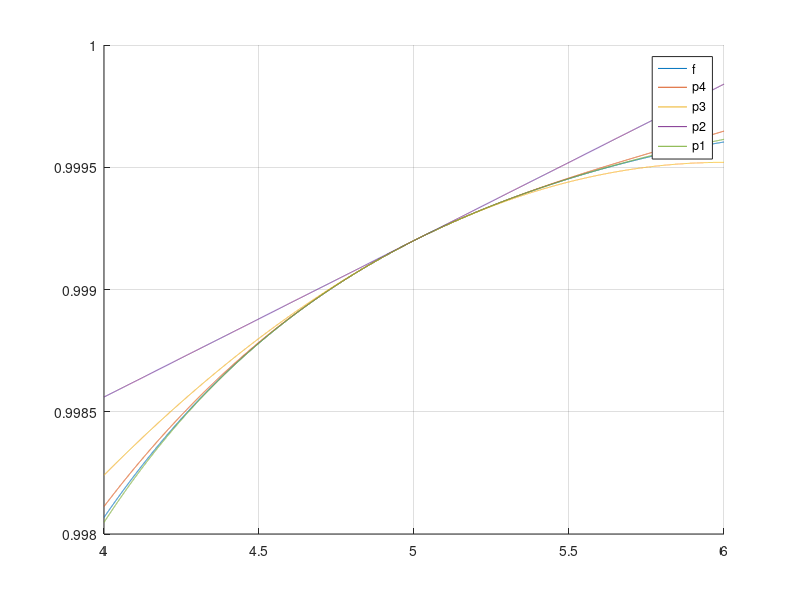

Here is the MATLAB script that generated this plot:
function resp=taylor
  #Primero ingreso el punto alrededor y luego
  #el punto a evaluar
  x=input("Ingrese un punto alrededor quiere calcular el polinomio: ");
  y=input("ingrese en que punto desea evaluar el polinomio y la funcion: ");
  
  #aqui controlo que no sea 0, ya que la funcion no
  #esta definifa en ese punto  indeterminacion (1/0)
  if x==0 || y==0
    display("La funcion no esta definida en ese punto")
    return;
  endif
  
  #aqui evaluo en el primer termino del polinomio
  d0=cos(x^-2);
  #aqui evaluo en el segundo termino del polinomio
  d1=2*(sin(1/x^2))/x^3;
  #aqui evaluo en el tercer termino del polinomio
  d2=-(2*(2*cos(1/x^2)+3*sin(1/x^2)*x^2))/x^6;
  #aqui evaluo en el cuarto termino del polinomio
  d3=(2*( (12*sin(1/x^2)*x^4) - (4*sin(1/x^2)) + (18*cos(1/x^2)*x^2) ))/x^9;
  #aqui evaluo en el quinto termino del polinomio
  d4=2*( -(60*sin(1/x^2)*x^6) -(150*cos(1/x^2)*x^4) +(72*sin(1/x^2)*x^2) +(8*cos(1/x^2)) )/x^12;

  #calcular el punto a evaluar en el polinomio
  sol=d0+(d1)*(y-x) + ((d2/2)*(y-x)^2) + ((d3/6)*(y-x)^3) + ( (d4/24)*(y-x)^4 );
  #calcular el punto en la funcion original
  real=cos(y^-2);
  
  #muestro las respuestas
  display("La solución en el punto mediante el polinomio es:")
  display(sol);
  display("La solución en el punto en la funcion original el: ")
  display(real)

  #defino un rango de valores para hacer la grafica
  #comienza desde el punto donde hago mi polinomio hasta el punto a evaluar
  #controlo que vaya graficando desde el punto menor hasta el mayor
  if x<y || x==y
    m=x-1:0.0001:y+1;
  endif
  
  if x>y
    m=y-2:0.0001:x+2;
  endif
  #hago las graficas 
  hold on
  grid on
  plot(m,d0+(d1)*(m-x) + ((d2/2)*(m-x).^2) + ((d3/6)*(m-x).^3) + ( (d4/24)*(m-x).^4 ))
  plot(m,d0+(d1)*(m-x) + ((d2/2)*(m-x).^2) + ((d3/6)*(m-x).^3))
  plot(m,d0+(d1)*(m-x) + ((d2/2)*(m-x).^2))
  plot(m,d0+(d1)*(m-x))
  plot(m,cos(m.^-2))
  legend('f','p4','p3','p2','p1')
  
  #calculo el eror relativo
  errRelativo=100*abs((real-sol))/real;
  #muestro el error relativo
  display("El error relativo porcentual es: ")
  display(errRelativo)
  
endfunction
